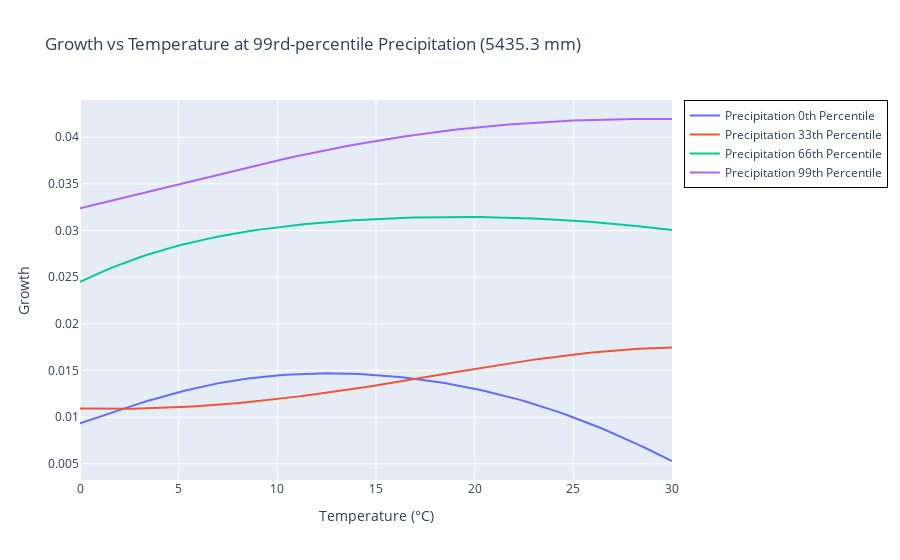

The notebook cell saved with this chart:
### Markdown cell above
## 2.3 Making 2-D plots

### Code cell
# --- load benchmark and model predictions as before ---------------------
benchmark_data = pd.read_csv('../data/Benchmark/3d_results_Leirvik.csv')
bench_temp   = benchmark_data['temp'].values
bench_precip = benchmark_data['precip_value'].values * 1000
bench_growth = benchmark_data['avg_prediction'].values


def plot_two(percentiles, fixed_value, var_name):
    fig2d = go.Figure()

    for percentile in percentiles:
        
        # flatten the precip grid and compute 33rd percentile
        fixed_array = np.percentile(np.array(fixed_value.flatten()), q=percentile)

        # find the row index in P closest to that precip
        # (assuming P is shape (n_precip, n_temp) from meshgrid)
        idx = np.argmin(np.abs(fixed_value[:,0] - fixed_array))

        # extract the corresponding temperature axis
        if var_name == 'temp':
            axis = P[idx, :]
        else: 
            axis = T[idx, :]


        # extract model and benchmark slices
        model_slice = Growth[idx, :]
        bench_slice = bench_Z[idx, :]

        # --- 2) make the 2D line plot --------------------------------------------
        fig2d.add_trace(go.Scatter(
                x=axis,
                y=model_slice,
                mode='lines',
                name=f'{var_name} {percentile}th Percentile',
                line=dict(width=2)
            ))

    
    fig2d.update_layout(
        xaxis_title='Temperature (°C)',
        yaxis_title='Growth',
        xaxis=dict(range=[0, 30]),
        legend=dict(
            bgcolor='rgba(255,255,255,0.7)',
            bordercolor='black',
            borderwidth=1
        )
    )

    fig2d.show()




percentiles= range(0, 101, 33)  # 0th, 33rd, 66th, and 100th percentiles
# --- 3) (optional) save as html ------------------------------------------

# pio.write_html(fig2d, f'../results/images/2D_slice_Leirvik_comparison_{percentile}.html', auto_open=True)
